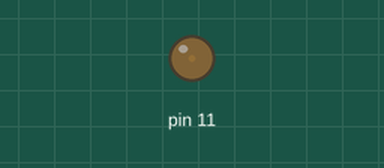
Bench run of a sketch on a simulated Arduino Uno, built with avr-gcc and run on an emulated ATmega328P. Shown: output pins drawn as LEDs (lit = HIGH).

Above: at 0.05 s.
At 2.3 s:
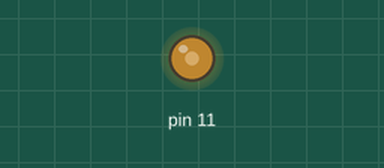
At 4.6 s:
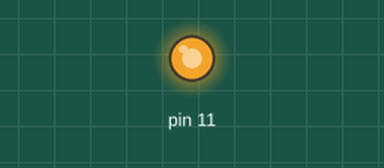
At 9.2 s:
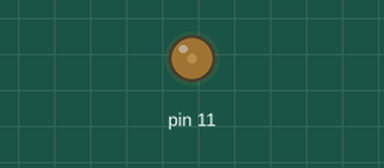
Timing chart, 0 to 13.3 s (numbered marks = the images above):
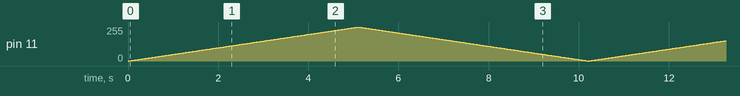

The sketch:

chapter-2.3.7.ino
```cpp
void setup() {
  pinMode(11, OUTPUT);
}

void loop() {
  for (int i=0; i<255;i++){     // 0부터 254까지 1씩 증가
    analogWrite(11,i);          // 11번 핀에 PWM(0~254) 적용
    delay(20);                  // 0.02 초에 한 단계씩 밝기 증가
  }
  for (int j=255; j>0;j--){     // 255부터 1까지 1씩 감소
    analogWrite(11,j);          // 11번 핀에 PWM(255~1) 적용
    delay(20);                  // 0.02 초에 한 단계씩 밝기 감가
  }
}
```
